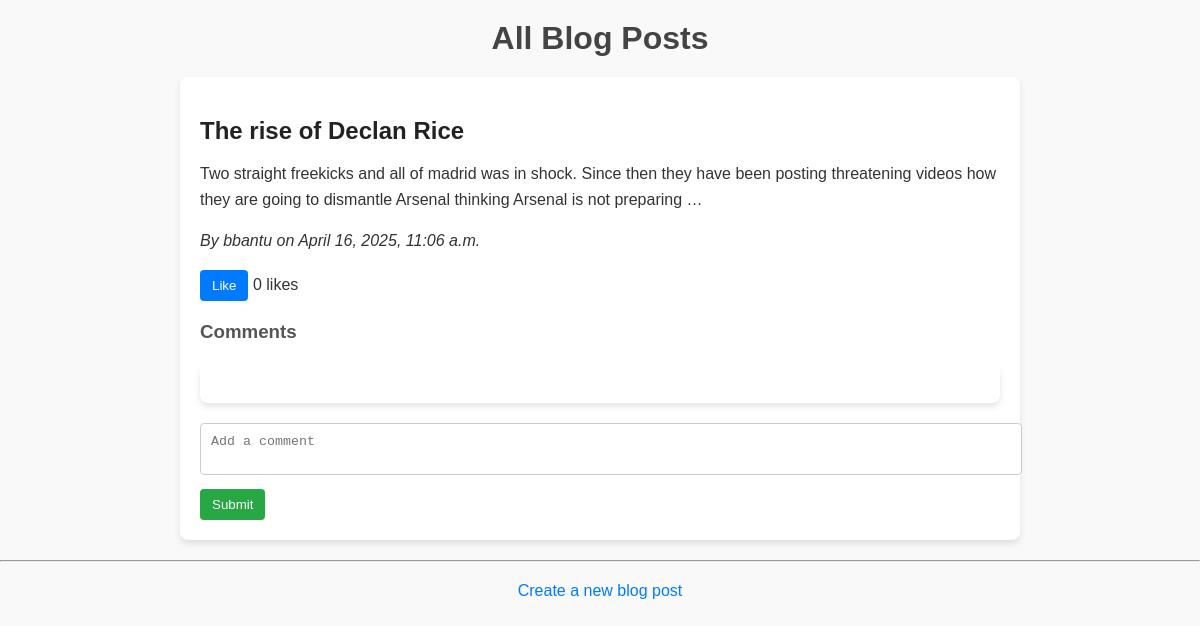
The page / on the database its author committed.
### home/models.py (models this page shows, shortened)
class BlogPost(models.Model):
    title = models.CharField(max_length=200)
    content = models.TextField()
    author = models.ForeignKey(User, on_delete=models.CASCADE)
    created_at = models.DateTimeField(auto_now_add=True)
    updated_at = models.DateTimeField(auto_now=True)
    likes = models.ManyToManyField(User, related_name='liked_posts', blank=True)
    def total_likes(self):
        return self.likes.count()

### home/views.py (the view)
# urls.py: 2. Add a URL to urlpatterns:  path('', views.home, name='home')
def home(request):
    posts = BlogPost.objects.all().order_by('-created_at')  # latest first
    return render(request, 'home/home.html', {'posts': posts})

### home/templates/home/home.html (shortened to what this page needs)
{% load static %}
<!DOCTYPE html>
<html lang="en">
<head>
    <link rel="stylesheet" href="{% static 'css/style.css' %}">
</head>
<body>
</body>
</html>
<!DOCTYPE html>
<html>
<head>
    <link rel="stylesheet" href="{% static 'css/style.css' %}">
</head>
<body>
    <h1>All Blog Posts</h1>
    {% for post in posts %}
        <div>
            <h2>{{ post.title }}</h2>
            <p>{{ post.content|truncatewords:30 }}</p>
            <p><i>By {{ post.author.username }} on {{ post.created_at }}</i></p>
            <p>
                <button class="like-btn" data-post-id="{{ post.id }}">
                    {% if user in post.likes.all %}
                        Unlike
                    {% else %}
                        Like
                    {% endif %}
                </button>
                <span id="like-count-{{ post.id }}">{{ post.total_likes }}</span> likes
            </p>
            <h3>Comments</h3>
            <div id="comments-{{ post.id }}">
            </div>
            <form class="comment-form" data-post-id="{{ post.id }}">
                <textarea name="content" placeholder="Add a comment"></textarea>
                <button type="submit">Submit</button>
            </form>
        </div>
        <hr>
    {% empty %}
        <p>No posts yet!</p>
    {% endfor %}
    <a href="{% url 'create_blog_post' %}">Create a new blog post</a>
</body>
</html>

### static/css/style.css (style rules this page uses)
body { font-family: Arial, sans-serif; margin: 0; padding: 0; background-color: #f9f9f9; color: #333; }
h1 { text-align: center; margin: 20px 0; color: #444; }
div { max-width: 800px; margin: 20px auto; background: #fff; padding: 20px; border-radius: 8px; box-shadow: 0 4px 6px rgba(0, 0, 0, 0.1); }
h2 { color: #222; margin-bottom: 10px; }
p { line-height: 1.6; margin-bottom: 10px; }
.like-btn { background-color: #007bff; color: white; border: none; padding: 8px 12px; border-radius: 4px; cursor: pointer; transition: background-color 0.3s ease; }
h3 { margin-top: 20px; color: #555; }
.comment-form textarea { width: 100%; padding: 10px; margin-bottom: 10px; border: 1px solid #ccc; border-radius: 4px; resize: none; }
.comment-form button { background-color: #28a745; color: white; border: none; padding: 8px 12px; border-radius: 4px; cursor: pointer; transition: background-color 0.3s ease; }
a { display: block; text-align: center; margin: 20px 0; color: #007bff; text-decoration: none; }

### rows shown on the page
BlogPost: title "The rise of Declan Rice", content "Two straight freekicks and all of madrid was in shock. Since then they have been posting threatening videos how they are going to dismantle Arsenal thinking Arsenal is not preparing …", author.username "bbantu", created_at "April 16, 2025, 11:06 a.m.", shows "Like", total_likes "0"
